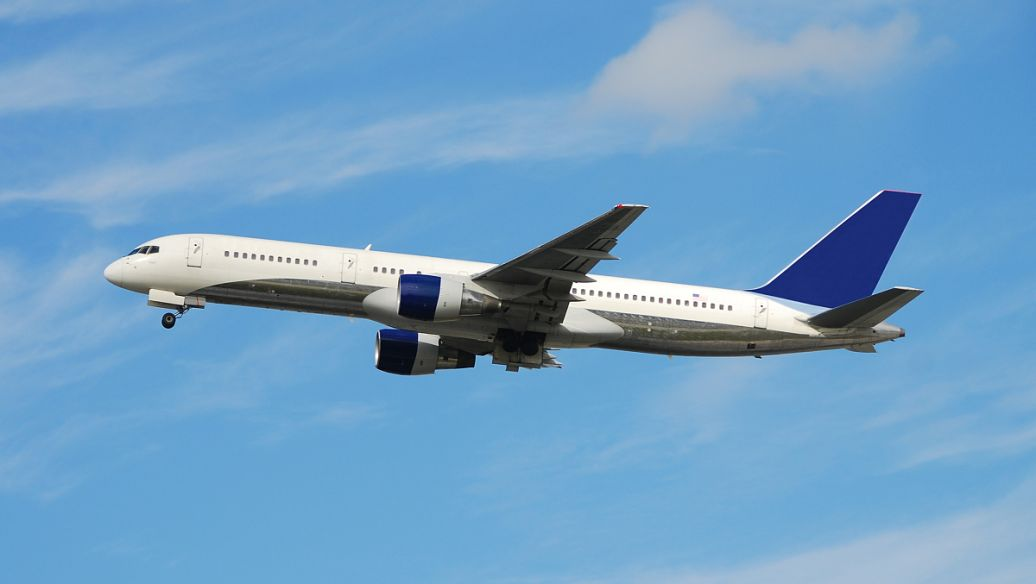
#> input picture task2/example1.jpg, 1036 x 584 px
$ python task2_1_image_basics.py
#> lines starting #> are read from the running program, lines starting #| are printed output that depends on the picture
### task2/src/common.py
# -*- coding: utf-8 -*-
"""task-2 公共工具模块。

包含：目录约定、matplotlib 中文字体设置、BGR/RGB 转换、带文字标签的绘图辅助、
以及统一的"保存图片/视频"接口，保证所有脚本都能从任意工作目录直接运行。
"""

from __future__ import annotations

import json
import sys
from pathlib import Path

import cv2
import numpy as np
import matplotlib

# Windows 控制台默认 GBK，统一改成 UTF-8，避免中文/特殊符号打印报错
for _stream in (sys.stdout, sys.stderr):
    try:
        _stream.reconfigure(encoding="utf-8", errors="replace")
    except Exception:  # pragma: no cover
        pass

matplotlib.use("Agg")  # 无界面环境下渲染到文件
import matplotlib.pyplot as plt

# ---------------------------------------------------------------- 目录约定
TASK2_DIR = Path(__file__).resolve().parents[1]          # .../task2
ASSETS_DIR = TASK2_DIR / "assets"                        # 输入素材
OUT_DIR = TASK2_DIR / "outputs"                          # 全部输出
FIG_DIR = OUT_DIR / "figures"                            # 结果图
VID_DIR = OUT_DIR / "videos"                             # 结果视频
IMG_DIR = OUT_DIR / "images"                             # 单张结果图
DATA_DIR = OUT_DIR / "data"                              # 数值结果 json/csv


def ensure_dirs(*dirs: Path) -> None:
    """创建输出目录（默认创建全部输出子目录）。"""
    for d in (*dirs,) or (FIG_DIR, VID_DIR, IMG_DIR, DATA_DIR):
        Path(d).mkdir(parents=True, exist_ok=True)


def setup_matplotlib() -> None:
    """配置 matplotlib：中文字体、负号显示、高 dpi。"""
    plt.rcParams["font.sans-serif"] = [
        "Microsoft YaHei",
        "SimHei",
        "Noto Sans CJK SC",
        "DejaVu Sans",
    ]
    plt.rcParams["axes.unicode_minus"] = False
    plt.rcParams["figure.dpi"] = 120
    plt.rcParams["savefig.dpi"] = 120
    plt.rcParams["savefig.bbox"] = "tight"


# ---------------------------------------------------------------- 图像工具
def bgr2rgb(img: np.ndarray) -> np.ndarray:
    """OpenCV 默认 BGR 顺序，转成 matplotlib/PIL 使用的 RGB 顺序。"""
    return cv2.cvtColor(img, cv2.COLOR_BGR2RGB)


# [5 lines left out: function put_text, not called in this run]


def save_fig(fig, name: str, subdir: Path = FIG_DIR) -> Path:
    """保存 matplotlib 图像并关闭，避免内存堆积。"""
    subdir.mkdir(parents=True, exist_ok=True)
    path = Path(subdir) / name
    fig.savefig(path)
    plt.close(fig)
    print(f"[figure] {path}")
    return path


def show_panel(ax, img_bgr: np.ndarray, title: str, cmap=None) -> None:
    """在一个 subplot 上显示 OpenCV 图像。"""
    if img_bgr.ndim == 2:
        ax.imshow(img_bgr, cmap=cmap or "gray", vmin=0, vmax=255)
    else:
        ax.imshow(bgr2rgb(img_bgr))
    ax.set_title(title, fontsize=11)
    ax.axis("off")


def imwrite(path: Path, img: np.ndarray) -> Path:
    path = Path(path)
    path.parent.mkdir(parents=True, exist_ok=True)
    ok = cv2.imwrite(str(path), img)
    if not ok:
        raise RuntimeError(f"保存图片失败: {path}")
    print(f"[image ] {path}")
    return path


def dump_json(obj, path: Path) -> Path:
    path = Path(path)
    path.parent.mkdir(parents=True, exist_ok=True)
    with open(path, "w", encoding="utf-8") as f:
        json.dump(obj, f, ensure_ascii=False, indent=2)
    print(f"[json  ] {path}")
    return path


# ---------------------------------------------------------------- 视频工具
class VideoWriter:
    """cv2.VideoWriter 的上下文管理器封装（自动按源视频帧率/尺寸建 writer）。"""

    # [9 lines left out: function __init__, not called in this run]

    def write(self, frame: np.ndarray) -> None:
        self.writer.write(frame)

    def release(self) -> None:
        self.writer.release()

    def __enter__(self):
        return self

    # [26 lines left out: functions __exit__, open_video, read_first_frame, not called in this run]


# ---------------------------------------------------------------- 素材定位
# 优先使用题目提供的官方素材（task2/example*.jpg|mp4），
# 找不到时再退回 make_assets.py 生成的模拟素材（task2/assets/）。
SEARCH_DIRS = [TASK2_DIR, TASK2_DIR / "assets"]


def resolve_asset(name: str) -> Path:
    """按优先级查找素材（官方素材优先），都找不到时给出清晰提示。"""
#> called with name = 'example1.jpg'
    for d in SEARCH_DIRS:
        path = d / name
        if path.exists():
            return path
    raise FileNotFoundError(
        f"缺少素材 {name}\n"
        f"  · 官方素材请放到 {TASK2_DIR}\n"
        f"  · 或运行 `python src/make_assets.py` 生成可复现的模拟素材到 {ASSETS_DIR}"
    )


def find_gt(video_path: Path) -> Path:
    """真值 csv 与视频同目录（官方素材没有真值，模拟素材有）。"""
    return video_path.with_name(video_path.stem + "_gt.csv")

### task2/src/task2_1_image_basics.py
# -*- coding: utf-8 -*-
"""task2-1：用 OpenCV + Pillow 打开并"显示"图片，并分离输出三个通道。

要点：
1. OpenCV 的 imread 得到的是 BGR 顺序，Pillow 得到的是 RGB 顺序 —— 必须显式转换才能正确显示；
2. 通道分离既可以 cv2.split，也可以 numpy 切片；
3. 单通道图必须用灰度(colormap=gray)显示，否则会误导成"蓝色/绿色/红色"图。

输出：
    outputs/figures/fig_task2_1_open.png      cv2 与 PIL 读取结果对比
    outputs/figures/fig_task2_1_channels.png  三通道分离 + 直方图
    outputs/images/channel_B|G|R.png          单独保存的三个通道（灰度图）
    outputs/data/task2_1_info.json            图像基本信息
"""

from __future__ import annotations

import numpy as np
import cv2
import matplotlib.pyplot as plt
from PIL import Image

from common import (
    DATA_DIR, FIG_DIR, IMG_DIR, bgr2rgb, dump_json, ensure_dirs, resolve_asset,
    save_fig, setup_matplotlib, show_panel,
)


def main() -> None:
    ensure_dirs(FIG_DIR, IMG_DIR, DATA_DIR)
    setup_matplotlib()
    img_path = resolve_asset("example1.jpg")

    # ---------------- 1. 两种库的读取方式
    img_bgr = cv2.imread(str(img_path), cv2.IMREAD_COLOR)          # OpenCV: BGR, ndarray
#> img_bgr is the input picture: shape (584, 1036, 3); mean B, G, R 198.1, 159.7, 111.6
    img_pil = Image.open(img_path)                                  # Pillow: RGB, Image
    img_rgb = np.array(img_pil)                                     # 转成 ndarray 便于计算

    print(f"OpenCV 读取: shape={img_bgr.shape}, dtype={img_bgr.dtype}, 通道顺序=BGR")
#| OpenCV 读取: shape=(584, 1036, 3), dtype=uint8, 通道顺序=BGR
    print(f"Pillow 读取: mode={img_pil.mode}, size={img_pil.size}, 通道顺序=RGB")
#| Pillow 读取: mode=RGB, size=(1036, 584), 通道顺序=RGB

    # 验证两库的通道顺序差异：OpenCV 第 0 通道 == Pillow 第 2 通道
    b0, g0, r0 = img_bgr[:, :, 0], img_bgr[:, :, 1], img_bgr[:, :, 2]
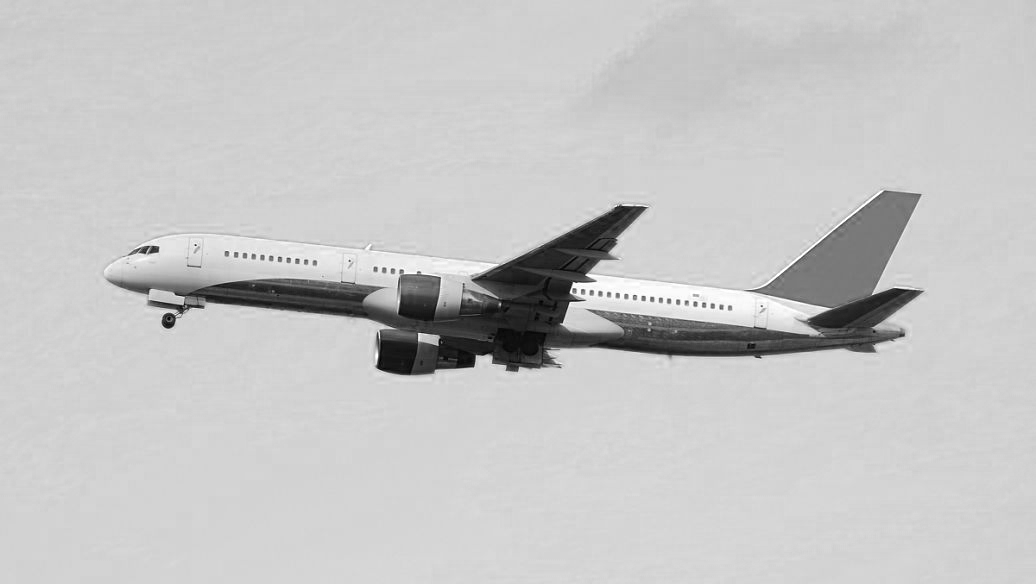
#> b0: shape (584, 1036); min 0, max 255, mean 198.1
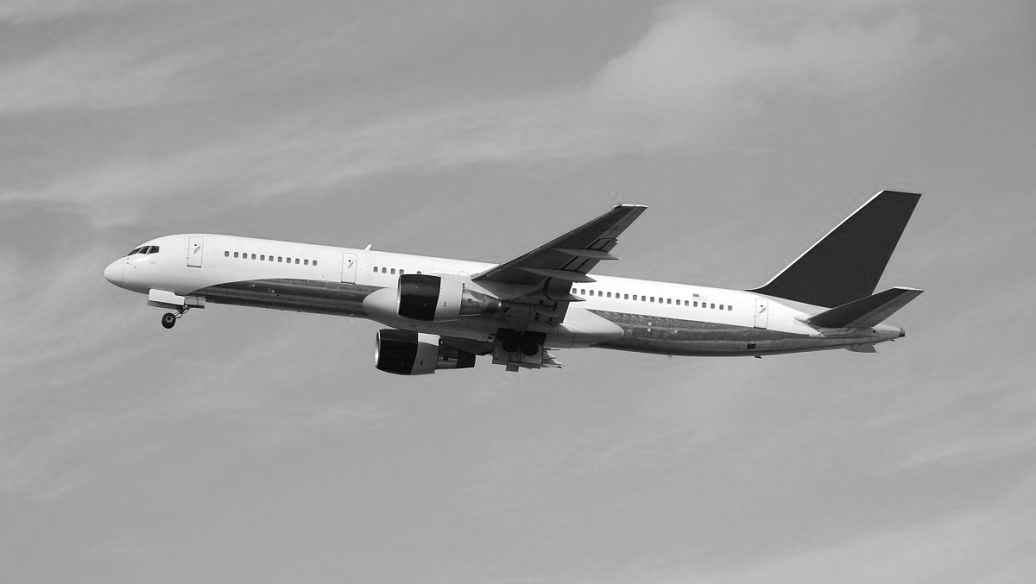
#> g0: shape (584, 1036); min 0, max 255, mean 159.7
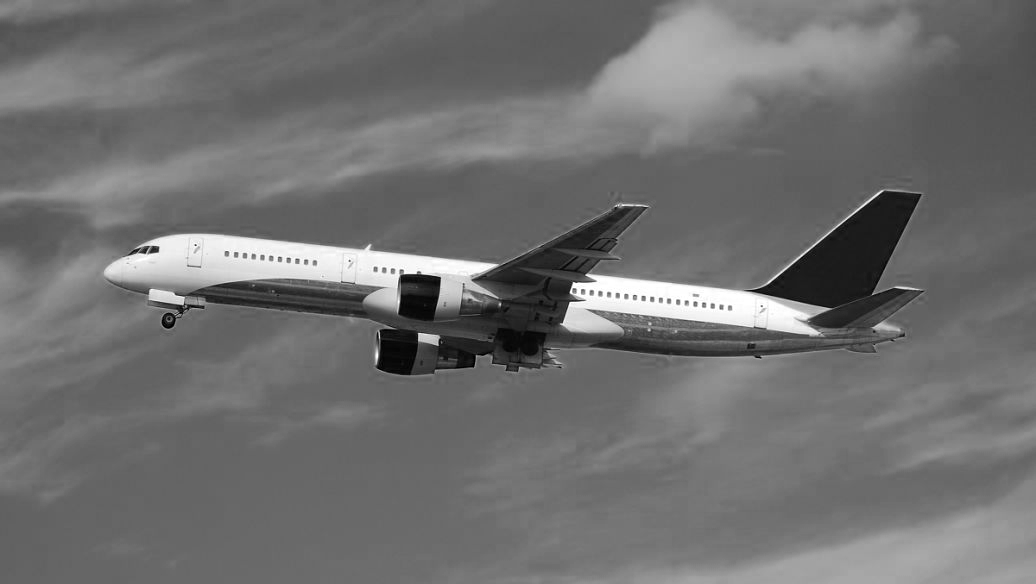
#> r0: shape (584, 1036); min 0, max 255, mean 111.6
    diff_direct = np.abs(img_bgr.astype(int) - img_rgb.astype(int)).mean()
#> diff_direct = 58.67
    diff_fixed = np.abs(img_bgr[:, :, ::-1].astype(int) - img_rgb.astype(int)).max()
#> diff_fixed = 0
    print(f"cv2 结果直接当 RGB 用时，与 Pillow 的平均绝对误差 = {diff_direct:.2f} (通道确实相反)")
#| cv2 结果直接当 RGB 用时，与 Pillow 的平均绝对误差 = 58.67 (通道确实相反)
    print(f"cv2 转 RGB 后与 Pillow 的最大差异 = {diff_fixed} (完全一致)")
#| cv2 转 RGB 后与 Pillow 的最大差异 = 0 (完全一致)
    assert diff_fixed == 0

    # ---------------- 2. "显示"图片：无界面环境下用 matplotlib 渲染
    fig, axes = plt.subplots(1, 3, figsize=(13, 4.6))
    show_panel(axes[0], img_bgr, "OpenCV 读入(BGR→RGB 正确显示)")
    axes[1].imshow(img_bgr)  # 故意不转换 -> 颜色错误，直观说明 BGR/RGB 问题
    axes[1].set_title("OpenCV 原始 BGR 直接显示(颜色错误)", fontsize=11)
    axes[1].axis("off")
    axes[2].imshow(img_rgb)
    axes[2].set_title("Pillow 读入(RGB, 与左图一致)", fontsize=11)
    axes[2].axis("off")
    fig.suptitle(f"task2-1 图像读取对比：{img_path.name}  {img_bgr.shape[1]}×{img_bgr.shape[0]}", fontsize=13)
    fig.tight_layout()
    save_fig(fig, "fig_task2_1_open.png")

    # ---------------- 3. 通道分离（cv2.split 与 numpy 切片两种写法结果一致）
    b, g, r = cv2.split(img_bgr)
    assert np.array_equal(b, img_bgr[:, :, 0]) and np.array_equal(r, img_bgr[:, :, 2])

    from common import imwrite
    imwrite(IMG_DIR / "channel_B.png", b)
    imwrite(IMG_DIR / "channel_G.png", g)
    imwrite(IMG_DIR / "channel_R.png", r)

    # 单通道"着色"显示：只保留该通道，其余置零，便于肉眼看出每个通道贡献的颜色分量
    zeros = np.zeros_like(b)
    color_B = cv2.merge([b, zeros, zeros])
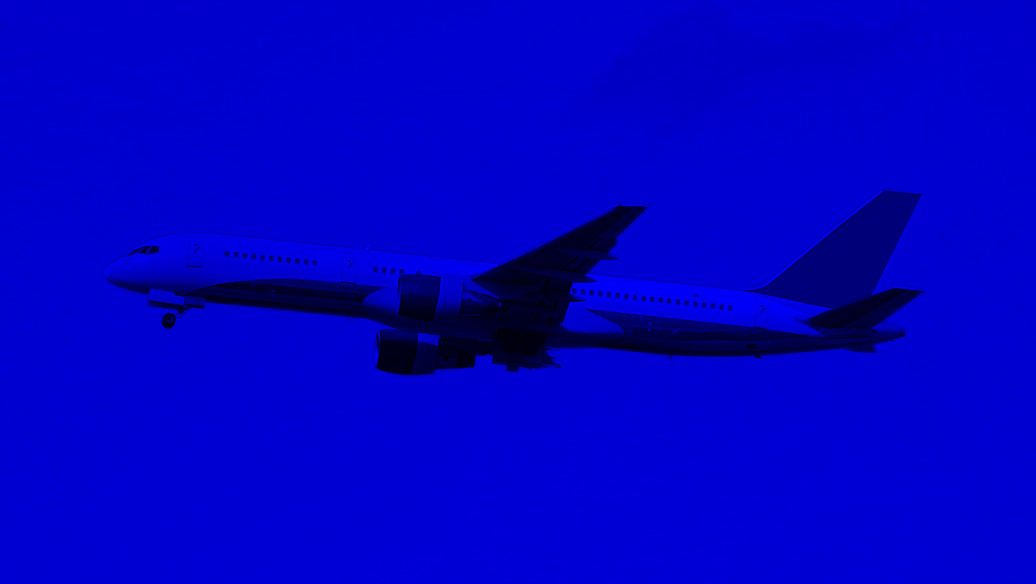
#> color_B: shape (584, 1036, 3); mean of channels 0, 1, 2 198.1, 0, 0; drawn as B, G, R
    color_G = cv2.merge([zeros, g, zeros])
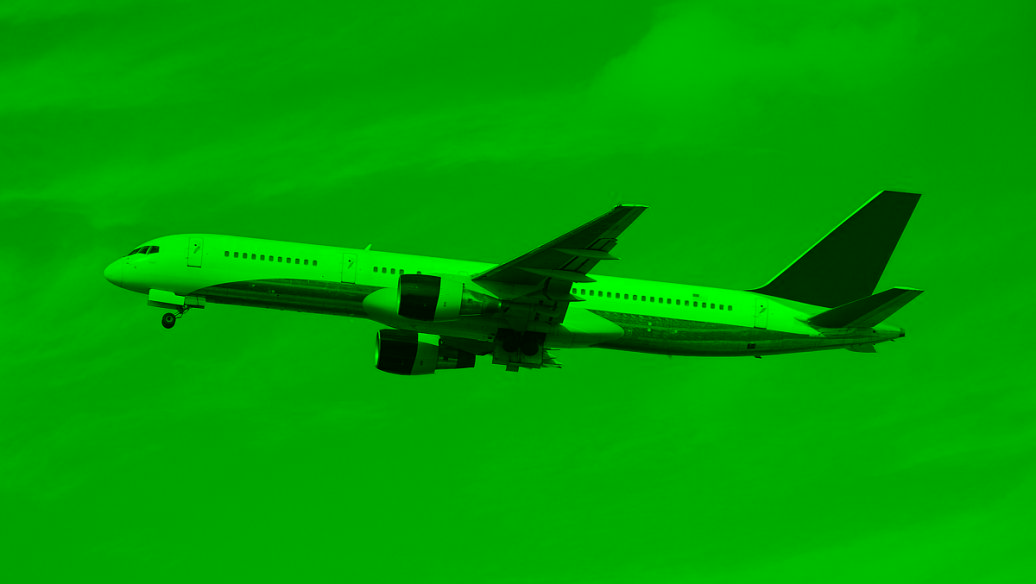
#> color_G: shape (584, 1036, 3); mean of channels 0, 1, 2 0, 159.7, 0; drawn as B, G, R
    color_R = cv2.merge([zeros, zeros, r])
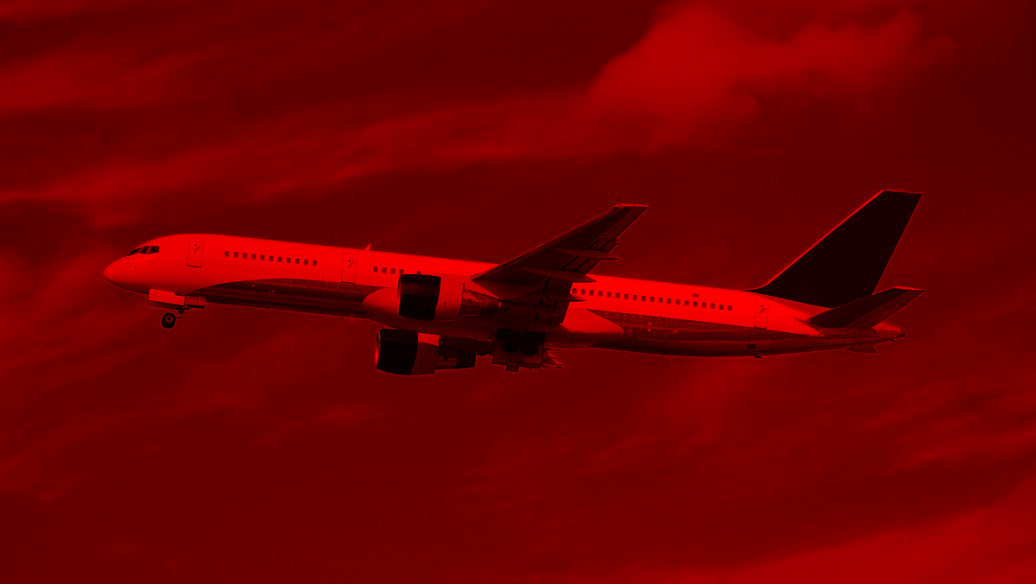
#> color_R: shape (584, 1036, 3); mean of channels 0, 1, 2 0, 0, 111.6; drawn as B, G, R

    fig = plt.figure(figsize=(13, 8.4))
    gs = fig.add_gridspec(3, 4, hspace=0.28, wspace=0.15)

    show_panel(fig.add_subplot(gs[0, 0]), img_bgr, "原图 (BGR)")
    show_panel(fig.add_subplot(gs[0, 1]), color_B, "仅 B 通道(着色)")
    show_panel(fig.add_subplot(gs[0, 2]), color_G, "仅 G 通道(着色)")
    show_panel(fig.add_subplot(gs[0, 3]), color_R, "仅 R 通道(着色)")

    show_panel(fig.add_subplot(gs[1, 0]), b, "B 通道灰度图")
    show_panel(fig.add_subplot(gs[1, 1]), g, "G 通道灰度图")
    show_panel(fig.add_subplot(gs[1, 2]), r, "R 通道灰度图")
    gray = cv2.cvtColor(img_bgr, cv2.COLOR_BGR2GRAY)
    show_panel(fig.add_subplot(gs[1, 3]), gray, "灰度图 (0.299R+0.587G+0.114B)")

    ax = fig.add_subplot(gs[2, :])
    for name, ch, color in (("Blue", b, "tab:blue"), ("Green", g, "tab:green"), ("Red", r, "tab:red")):
        hist = cv2.calcHist([ch], [0], None, [256], [0, 256]).ravel()
        ax.plot(hist, color=color, label=f"{name} 通道", lw=1.4)
#> this loop made 3 passes
#> (name, color) on passes 1 to 3: ('Blue', 'tab:blue'), ('Green', 'tab:green'), ('Red', 'tab:red')
    ax.set_title("三通道像素值直方图", fontsize=11)
    ax.set_xlabel("像素值 (0-255)")
    ax.set_ylabel("像素个数")
    ax.legend()
    ax.grid(alpha=0.3)

    fig.suptitle("task2-1 三通道分离（上：单通道着色；中：灰度图；下：直方图）", fontsize=13)
    save_fig(fig, "fig_task2_1_channels.png")
#> call 2 of save_fig, with name = 'fig_task2_1_channels.png'
#> in save_fig (call 2), `fig.savefig(path)`:
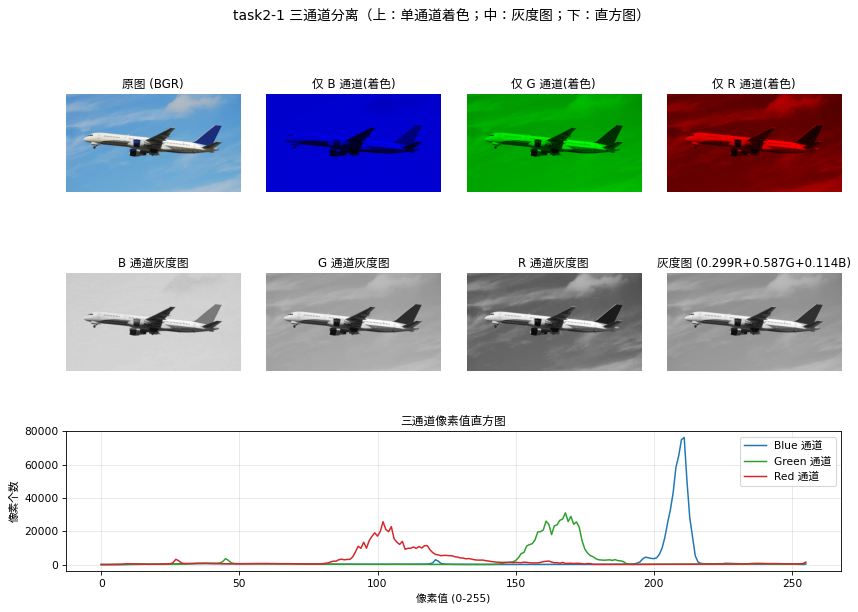
#> figure drawn by matplotlib, 9 panels; panel 9: curve peaks at x = 211, y = 76202; panel 9: curve peaks at x = 168, y = 31043; panel 9: curve peaks at x = 102, y = 25724

    # ---------------- 4. 数值统计
    info = {
        "file": img_path.name,
        "shape_hwc": list(img_bgr.shape),
        "dtype": str(img_bgr.dtype),
        "cv2_channel_order": "BGR",
        "pillow_channel_order": "RGB",
        "mean": {k: round(float(v.mean()), 3) for k, v in (("B", b), ("G", g), ("R", r))},
        "std": {k: round(float(v.std()), 3) for k, v in (("B", b), ("G", g), ("R", r))},
        "max_channel_value": {k: int(v.max()) for k, v in (("B", b), ("G", g), ("R", r))},
        "gray_mean": round(float(gray.mean()), 3),
    }
    dump_json(info, DATA_DIR / "task2_1_info.json")
    print("通道均值:", info["mean"])
#| 通道均值: {'B': 198.109, 'G': 159.676, 'R': 111.58}


if __name__ == "__main__":
    main()
